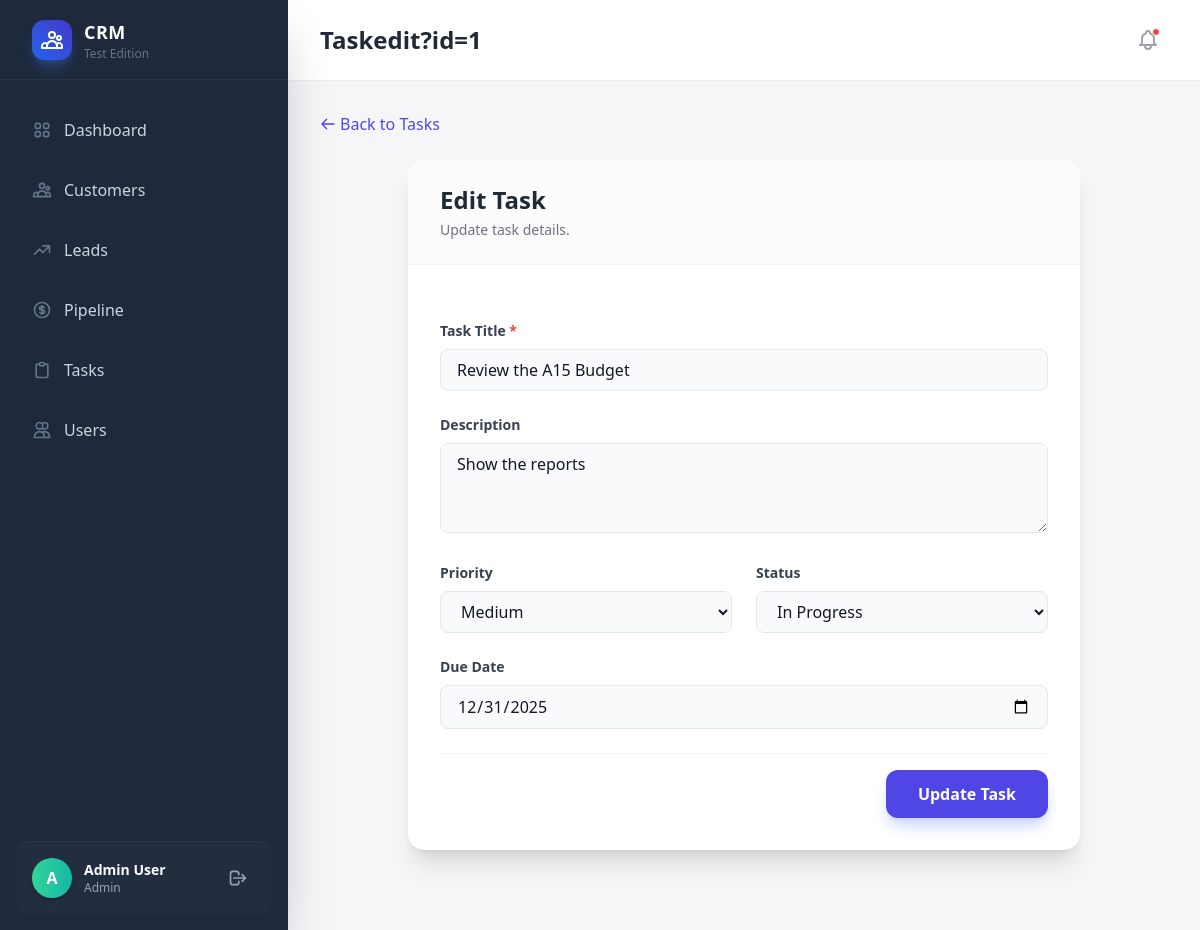
Screenshot of /task/edit?id=1 (signed in) with the database file from the repository.
### tables this page shows
CREATE TABLE `tasks` (
  `id` int(11) NOT NULL,
  `title` varchar(255) NOT NULL,
  `description` text DEFAULT NULL,
  `status` varchar(50) DEFAULT 'Pending',
  `priority` varchar(50) DEFAULT 'Medium',
  `due_date` date DEFAULT NULL,
  `created_by` int(11) DEFAULT NULL,
  `created_at` timestamp NOT NULL DEFAULT current_timestamp()
);

### app/controllers/TaskController.php (called while the page is built, shortened)
<?php
class TaskController extends Controller
{
    public function edit()
    {
        $id = $_GET['id'] ?? null;
        $taskModel = new Task();
        $task = $taskModel->findById($id);
        $this->view('tasks/edit', ['task' => $task]);
    }
}

### app/core/App.php (called while the page is built, shortened)
<?php
class App
{
    protected $method = 'index';
    public function __construct()
    {
        $url = $this->parseUrl();
        if (isset($url[0])) {
            if ($url[0] == 'login') {
                $this->controller = 'AuthController';
                $this->method = 'login';
                unset($url[0]);
            } elseif ($url[0] == 'logout') {
                $this->controller = 'AuthController';
                $this->method = 'logout';
                unset($url[0]);
            } else {
                $potentialController = ucfirst($url[0]) . 'Controller';
                if (file_exists('../app/controllers/' . $potentialController . '.php')) {
                    unset($url[0]);
                }
            }
        }
        $this->controller = new $this->controller;
        if (isset($url[1])) {
            if (method_exists($this->controller, $url[1])) {
                $this->method = $url[1];
                unset($url[1]);
            }
        }
        $this->params = $url ? array_values($url) : [];
        call_user_func_array([$this->controller, $this->method], $this->params);
    }
    public function parseUrl()
    {
        if (isset($_GET['url'])) {
            return explode('/', filter_var(rtrim($_GET['url'], '/'), FILTER_SANITIZE_URL));
        }
        return [];
    }
}

### public/index.php (called while the page is built, shortened)
<?php
require_once '../app/init.php';
$app = new App();

### app/init.php (called while the page is built, shortened)
<?php
spl_autoload_register(function ($className) {
    $className = str_replace('App\\', '', $className);
    $path = __DIR__ . '/' . str_replace('\\', '/', $className) . '.php';
});

### config/database.php (called while the page is built)
<?php
return [
    'host' => '127.0.0.1',
    'dbname' => 'professional_crm',
    'username' => 'root',
    'password' => '',
    'charset' => 'utf8mb4'
];

### app/core/Database.php (called while the page is built, shortened)
<?php
class Database
{
    private static $instance = null;
    private $pdo;
    private function __construct()
    {
        try {
            $config = require __DIR__ . '/../../config/database.php';
            $dsn = "mysql:host={$config['host']};dbname={$config['dbname']};charset={$config['charset']}";
            $this->pdo = new PDO($dsn, $config['username'], $config['password']);
            $this->pdo->setAttribute(PDO::ATTR_ERRMODE, PDO::ERRMODE_EXCEPTION);
            $this->pdo->setAttribute(PDO::ATTR_DEFAULT_FETCH_MODE, PDO::FETCH_ASSOC);
        } catch (PDOException $e) {
            die("Database Connection Failed: " . $e->getMessage());
        }
    }
    public static function getInstance()
    {
        if (self::$instance === null) {
            self::$instance = new self();
        }
        return self::$instance;
    }
    public function getConnection()
    {
        return $this->pdo;
    }
}

### app/models/Task.php (called while the page is built, shortened)
<?php
class Task
{
    private $pdo;
    public function __construct()
    {
        $this->pdo = Database::getInstance()->getConnection();
    }
    public function findById($id)
    {
        $stmt = $this->pdo->prepare("SELECT * FROM tasks WHERE id = ?");
        $stmt->execute([$id]);
        return $stmt->fetch();
    }
}

### app/views/tasks/edit.php (the view, shortened to what this page needs)
<?php include __DIR__ . '/../layouts/header.php'; ?>
<div class="mb-6">
    <a href="<?= BASE_URL ?>/task" class="text-indigo-600 hover:text-indigo-800 flex items-center">
        <svg class="w-4 h-4 mr-1" fill="none" stroke="currentColor" viewBox="0 0 24 24">
            <path stroke-linecap="round" stroke-linejoin="round" stroke-width="2" d="M10 19l-7-7m0 0l7-7m-7 7h18">
            </path>
        </svg>
        Back to Tasks
    </a>
</div>
<div class="max-w-2xl mx-auto bg-white rounded-2xl shadow-xl overflow-hidden">
    <div class="px-8 py-6 border-b border-gray-100 bg-gray-50/50">
        <h2 class="text-2xl font-bold text-gray-800">Edit Task</h2>
        <p class="text-gray-500 text-sm mt-1">Update task details.</p>
    </div>
    <div class="p-8">
        <form action="<?= BASE_URL ?>/task/update" method="POST" class="space-y-6">
            <div>
                <label class="block text-sm font-semibold text-gray-700 mb-2">Task Title <span
                        class="text-red-500">*</span></label>
                <input type="text" name="title" required value="<?php echo htmlspecialchars($task['title']); ?>"
                    class="w-full px-4 py-2 bg-gray-50 border border-gray-200 rounded-lg focus:bg-white focus:border-indigo-500 focus:ring-4 focus:ring-indigo-500/10 transition outline-none">
            </div>
            <div>
                <label class="block text-sm font-semibold text-gray-700 mb-2">Description</label>
                <textarea name="description" rows="3"
                    class="w-full px-4 py-2 bg-gray-50 border border-gray-200 rounded-lg focus:bg-white focus:border-indigo-500 focus:ring-4 focus:ring-indigo-500/10 transition outline-none"><?php echo htmlspecialchars($task['description'] ?? ''); ?></textarea>
            </div>
            <div class="grid grid-cols-1 md:grid-cols-2 gap-6">
                <div>
                    <label class="block text-sm font-semibold text-gray-700 mb-2">Priority</label>
                    <select name="priority"
                        class="w-full px-4 py-2 bg-gray-50 border border-gray-200 rounded-lg focus:bg-white focus:border-indigo-500 focus:ring-4 focus:ring-indigo-500/10 transition outline-none">
                        <option value="Medium" <?= ($task['priority'] == 'Medium') ? 'selected' : '' ?>>Medium</option>
                    </select>
                </div>
                <div>
                    <label class="block text-sm font-semibold text-gray-700 mb-2">Status</label>
                    <select name="status"
                        class="w-full px-4 py-2 bg-gray-50 border border-gray-200 rounded-lg focus:bg-white focus:border-indigo-500 focus:ring-4 focus:ring-indigo-500/10 transition outline-none">
                        <option value="In Progress" <?= ($task['status'] == 'In Progress') ? 'selected' : '' ?>>In Progress
                        </option>
                    </select>
                </div>
            </div>
            <div>
                <label class="block text-sm font-semibold text-gray-700 mb-2">Due Date</label>
                <input type="date" name="due_date" value="<?php echo htmlspecialchars($task['due_date']); ?>"
                    min="<?= date('Y-m-d') ?>"
                    class="w-full px-4 py-2 bg-gray-50 border border-gray-200 rounded-lg focus:bg-white focus:border-indigo-500 focus:ring-4 focus:ring-indigo-500/10 transition outline-none">
            </div>
            <div class="pt-4 flex items-center justify-end border-t border-gray-100 mt-6">
                <button type="submit"
                    class="bg-indigo-600 text-white px-8 py-3 rounded-xl font-bold shadow-lg shadow-indigo-200 hover:bg-indigo-700 hover:shadow-indigo-300 transform transition hover:-translate-y-0.5">
                    Update Task
                </button>
            </div>
        </form>
    </div>
</div>
<?php include __DIR__ . '/../layouts/footer.php'; ?>

### app/views/layouts/header.php (style rules this page uses)
body { font-family: 'Outfit', sans-serif; }

### rows the page displays
tasks: title "Review the A15 Budget", description "Show the reports", priority "Medium", status "In Progress", due_date "12/31/2025"

### other values shown
$item['label'] "Dashboard"
$item['label'] "Customers"
$item['label'] "Leads"
$item['label'] "Pipeline"
$item['label'] "Tasks"
$item['label'] "Users"
substr($_SESSION['user_name'] ?? 'U', 0, 1) "A"
$_SESSION['user_name'] "Admin User"
$_SESSION['user_role'] "Admin"
$titles[$page] "Taskedit?id=1"
